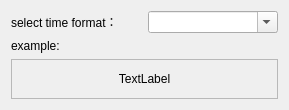
<?xml version="1.0" encoding="UTF-8"?>
<ui version="4.0">
 <class>DATimeFormatEditWidget</class>
 <widget class="QWidget" name="DATimeFormatEditWidget">
  <property name="geometry">
   <rect>
    <x>0</x>
    <y>0</y>
    <width>289</width>
    <height>108</height>
   </rect>
  </property>
  <property name="sizePolicy">
   <sizepolicy hsizetype="Preferred" vsizetype="Maximum">
    <horstretch>0</horstretch>
    <verstretch>0</verstretch>
   </sizepolicy>
  </property>
  <property name="windowTitle">
   <string>Time Format Set</string>
  </property>
  <layout class="QVBoxLayout" name="verticalLayout">
   <item>
    <layout class="QHBoxLayout" name="horizontalLayout">
     <item>
      <widget class="QLabel" name="label1">
       <property name="text">
        <string>select time format：</string>
       </property>
      </widget>
     </item>
     <item>
      <widget class="QComboBox" name="comboBox">
       <property name="editable">
        <bool>true</bool>
       </property>
      </widget>
     </item>
    </layout>
   </item>
   <item>
    <widget class="QLabel" name="label2">
     <property name="text">
      <string>example:</string>
     </property>
    </widget>
   </item>
   <item>
    <widget class="QLabel" name="labelExample">
     <property name="sizePolicy">
      <sizepolicy hsizetype="Preferred" vsizetype="Fixed">
       <horstretch>0</horstretch>
       <verstretch>0</verstretch>
      </sizepolicy>
     </property>
     <property name="minimumSize">
      <size>
       <width>0</width>
       <height>40</height>
      </size>
     </property>
     <property name="frameShape">
      <enum>QFrame::StyledPanel</enum>
     </property>
     <property name="frameShadow">
      <enum>QFrame::Plain</enum>
     </property>
     <property name="midLineWidth">
      <number>0</number>
     </property>
     <property name="text">
      <string>TextLabel</string>
     </property>
     <property name="alignment">
      <set>Qt::AlignCenter</set>
     </property>
    </widget>
   </item>
  </layout>
 </widget>
 <resources/>
 <connections/>
</ui>
